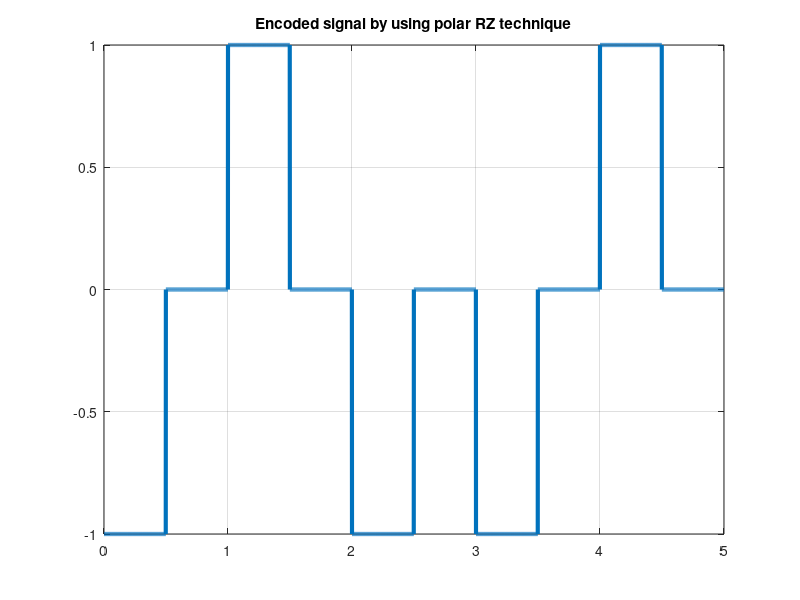

Recreate this plot in MATLAB.
clc;clear all;close all;

%%bits = round(rand(1,5));
bits=[0 1 0 0 1];


bitrate = 1;
n=1000;
T = length(bits)/bitrate;   %% Maximum value of x-axis time.
N = n*length(bits);         %% total data in x-axis.
dt= T/N;
t = 0:dt:T-dt;

%%Encoding
x = zeros(1,N);

for i=1:length(bits)
    half = ((i-1)*n) + n/2;
    if bits(i)==1
        x((i-1)*n +1 :half) = 1;
        x(half : i*n) = 0;
    else
        x((i-1)*n +1 :half) = -1;
        x(half : i*n) = 0;
        
    end
end

plot(t,x,'Linewidth', 3);
ylim([-1,1]);
title('Encoded signal by using polar RZ technique');
grid on;


%%Decoding
y = zeros(1,length(bits));
for i=1:length(bits)
    if x((i-1)*n + 1) == 1
        y(i)=1;   
    end 
end

disp(y);


